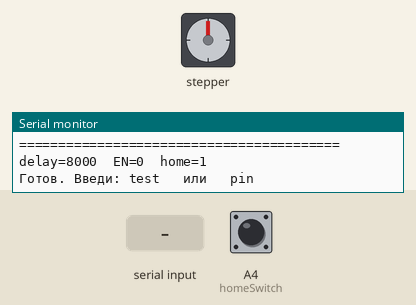
Bench run of a program on a simulated Arduino Uno, built with avr-gcc and run on an emulated ATmega328P. Shown: stepper motor, the last lines printed to the serial monitor. Wiring (inferred from the names in the program): stepper motor driver (200 steps per turn assumed): step A1; direction A2; enable A3. Inputs (shaded band) come from the test bench; at power-on: A4 (homeSwitch) HIGH.

Above: at 1.7 s.
1.8 s: "home\n" received over Serial
At 1.95 s:
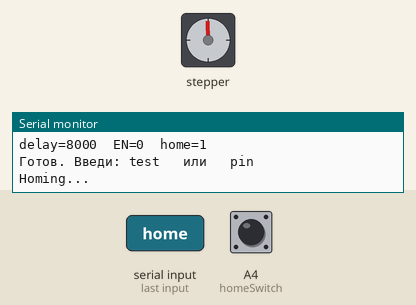
4.8 s: A4 (homeSwitch) pulled LOW for 0.15 s
At 4.8 s:
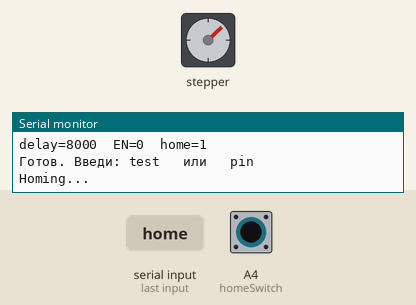
6.4 s: "test\n" received over Serial
At 6.86 s:
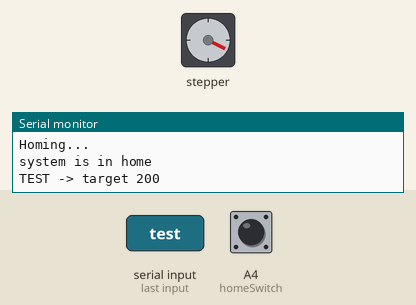
9.4 s: "pin\n" received over Serial
At 12.3 s:
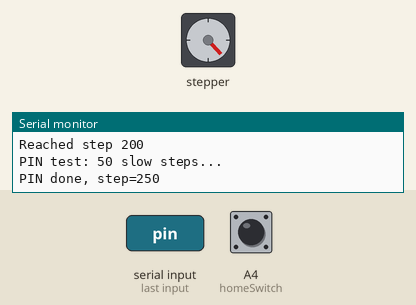
12.4 s: "90 45\n" received over Serial
At 14.2 s:
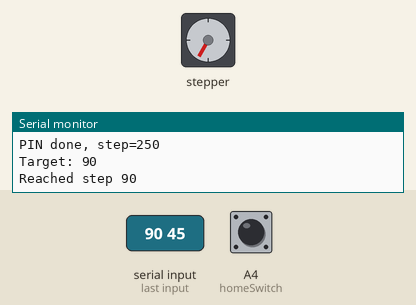
Timing chart, 0 to 15.7 s (numbered marks = the images above; inputs shaded):
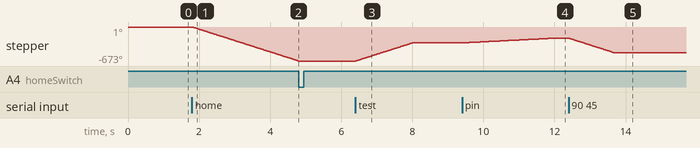

The program:

main.cpp
```cpp
/*
 * AutoRack — Firmware Rack (Arduino Uno) — ТЕСТ NEMA 17 / DRV8825
 * ==================================================================
 * ИСПРАВЛЕНИЕ "работает только первая команда":
 *   - увеличен RX-буфер Serial (256 байт вместо 64);
 *   - приём и печать РАЗНЕСЕНЫ: сначала вычитываем все байты,
 *     только потом разбираем строки и отвечаем;
 *   - handleCommand() НЕ печатает внутри цикла приёма.
 *
 * ДРАЙВЕР: DRV8825.
 *   - RST и SLP соединить вместе (или оба на 5В), иначе "спит".
 *   - Ток: I = Vref * 2 (Rsense=0.1). Для теста Vref 0.3..0.4 В.
 *   - EN = LOW (вкл). STEP ширина >= 1.9 мкс (здесь 3 мкс).
 *
 * РАСПИНОВКА (Uno):
 *   STEP -> A1 , DIR -> A2 , EN -> A3 (LOW = вкл)
 *   VDD  -> 5V , GND -> GND Uno + GND БП
 *   VMOT -> +12В + конденсатор 100..220 мкФ
 *   Endstop NO -> A4 , COM -> GND
 *
 * КОМАНДЫ (9600, LF):
 *   <число> | delay=<мкс> | test | pin | home | stop | hb=1
 * Монитор: pio device monitor -b 9600 --eol LF
 */

#include <Arduino.h>

// ВНИМАНИЕ: RX-буфер 256 байт задаётся в platformio.ini:
//   build_flags = -DSERIAL_RX_BUFFER_SIZE=256 -DSERIAL_TX_BUFFER_SIZE=256
// (в коде переопределять бесполезно — макрос уже зафиксирован в ядре).

// ================== ПИНЫ ==================
#define homeSwitch  A4
#define ena         A3      // LOW = вкл
#define stepPin     A1
#define dirPin      A2

// ================== СОСТОЯНИЕ ==================
long  steps       = 0;
long  steps2go    = 0;
boolean moving    = false;
boolean homing    = false;
boolean moveCw    = true;

unsigned int  currentDelay = 8000;   // мкс
unsigned long lastStepUs   = 0;
unsigned long lastHbMs     = 0;
boolean       hbOn         = false;

// "pin" выполняется в loop() (медленные шаги вне приёма Serial)
boolean       pinRunning   = false;
long          pinLeft      = 0;
unsigned long pinLastUs    = 0;

// ================== ШАГ ==================
void stepOnce() {
  digitalWrite(dirPin, moveCw ? HIGH : LOW);
  digitalWrite(stepPin, HIGH);
  delayMicroseconds(3);        // DRV8825: >= 1.9 мкс
  digitalWrite(stepPin, LOW);
}

// ================== РАЗБОР КОМАНДЫ (БЕЗ печати!) ==================
// Возвращает true, если нужно напечатать ответ — но печать делает loop().
enum CmdType { CMD_NONE, CMD_TARGET, CMD_DELAY, CMD_TEST, CMD_PIN,
               CMD_HOME, CMD_STOP, CMD_HB };
CmdType    lastCmdType = CMD_NONE;
long       lastCmdArg  = 0;

void parseCommand(char *cmd) {
  while (*cmd == ' ' || *cmd == '\t') cmd++;
  uint8_t n = strlen(cmd);
  while (n > 0 && (cmd[n - 1] == ' ' || cmd[n - 1] == '\t')) cmd[--n] = '\0';
  if (n == 0) return;

  if (strncmp(cmd, "delay=", 6) == 0) {
    long v = atol(cmd + 6);
    if (v < 20)    v = 20;
    if (v > 16000) v = 16000;
    currentDelay = (unsigned int)v;
    lastCmdType = CMD_DELAY;
    lastCmdArg  = currentDelay;
  } else if (strcmp(cmd, "home") == 0) {
    homing = true; moving = false;
    lastCmdType = CMD_HOME;
  } else if (strcmp(cmd, "stop") == 0) {
    homing = false; moving = false; steps2go = steps;
    lastCmdType = CMD_STOP;
  } else if (strcmp(cmd, "test") == 0) {
    homing = false; moving = true; steps2go = steps + 200;
    lastCmdType = CMD_TEST;
    lastCmdArg  = steps2go;
  } else if (strcmp(cmd, "pin") == 0) {
    homing = false; moving = false;
    pinRunning = true;          // запускаем медленные шаги в loop()
    pinLeft    = 50;
    moveCw     = true;
    pinLastUs  = micros();
    lastCmdType = CMD_PIN;
    lastCmdArg  = 50;
  } else if (strncmp(cmd, "hb=", 3) == 0) {
    hbOn = atoi(cmd + 3) != 0;
    lastCmdType = CMD_HB;
    lastCmdArg  = hbOn ? 1 : 0;
  } else {
    long target = atol(cmd);
    homing = false; moving = true; steps2go = target;
    lastCmdType = CMD_TARGET;
    lastCmdArg  = target;
  }
}

// ================== ПРИЁМ (только сборка строк) ==================
char    line[24];
uint8_t lineLen = 0;

// Читаем ВСЁ из RX, собираем завершённые строки в очередь и
// разбираем их. Печати здесь НЕТ -> символы не теряются.
void pollSerial() {
  while (Serial.available()) {
    char c = (char)Serial.read();
    if (c == '\r') continue;                 // конец строки — по '\n'
    if (c == '\n') {
      line[lineLen] = '\0';
      if (lineLen > 0) parseCommand(line);   // без печати
      lineLen = 0;
      continue;
    }
    if (lineLen < sizeof(line) - 1) line[lineLen++] = c;
    else lineLen = 0;                        // переполнение -> сброс
  }
}

// ================== SETUP ==================
void setup() {
  Serial.begin(9600);

  pinMode(ena, OUTPUT);
  pinMode(stepPin, OUTPUT);
  pinMode(dirPin, OUTPUT);
  pinMode(homeSwitch, INPUT_PULLUP);

  digitalWrite(ena, LOW);         // DRV8825: LOW = вкл
  digitalWrite(stepPin, LOW);
  digitalWrite(dirPin, HIGH);

  delay(200);                     // дать Serial стабилизироваться

  Serial.println();
  Serial.println(F("========================================="));
  Serial.println(F(" AutoRack — тест NEMA 17 / DRV8825 (Uno)"));
  Serial.println(F("-----------------------------------------"));
  Serial.println(F(" STEP=A1  DIR=A2  EN=A3  Endstop=A4"));
  Serial.println(F(" Команды: <число>|delay=|test|pin|home|stop|hb=1"));
  Serial.println(F(" !! DRV8825: соедини RST и SLP!"));
  Serial.println(F("========================================="));
  Serial.print(F("delay="));
  Serial.print(currentDelay);
  Serial.print(F("  EN="));
  Serial.print(digitalRead(ena));
  Serial.print(F("  home="));
  Serial.println(digitalRead(homeSwitch));
  Serial.println(F("Готов. Введи: test   или   pin"));
}

// ================== LOOP ==================
void loop() {
  unsigned long now = micros();

  // 1) СНАЧАЛА приём (без печати).
  pollSerial();

  // 2) Печать ответа на только что разобранную команду — ВНЕ приёма.
  if (lastCmdType != CMD_NONE) {
    switch (lastCmdType) {
      case CMD_TARGET:
        Serial.print(F("Target: ")); Serial.println(lastCmdArg); break;
      case CMD_DELAY:
        Serial.print(F("Delay: ")); Serial.println(lastCmdArg); break;
      case CMD_TEST:
        Serial.print(F("TEST -> target ")); Serial.println(lastCmdArg); break;
      case CMD_PIN:
        Serial.println(F("PIN test: 50 slow steps...")); break;
      case CMD_HOME:
        Serial.println(F("Homing...")); break;
      case CMD_STOP:
        Serial.println(F("Stopped.")); break;
      case CMD_HB:
        Serial.print(F("heartbeat ")); Serial.println(lastCmdArg ? F("ON") : F("OFF")); break;
      default: break;
    }
    lastCmdType = CMD_NONE;
  }

  // 3) Выполнение "pin" (медленные шаги) — здесь, вне приёма.
  if (pinRunning) {
    if (micros() - pinLastUs >= 50000UL) {   // 50 мс на шаг
      pinLastUs = micros();
      stepOnce();
      steps++;
      if (--pinLeft <= 0) {
        pinRunning = false;
        Serial.print(F("PIN done, step="));
      Serial.println(steps);
      }
    }
  }

  // 4) heartbeat
  if (hbOn && millis() - lastHbMs >= 2000) {
    lastHbMs = millis();
    Serial.print(F("alive EN="));
    Serial.print(digitalRead(ena));
    Serial.print(F(" home="));
    Serial.print(digitalRead(homeSwitch));
    Serial.print(F(" step="));
    Serial.println(steps);
  }

  // 5) homing
  if (homing) {
    if (digitalRead(homeSwitch) == HIGH) {
      if (now - lastStepUs >= (unsigned long)currentDelay) {
        lastStepUs = now;
        moveCw = false;
        stepOnce();
        steps--;
      }
    } else {
      homing = false; steps = 0; steps2go = 0;
      Serial.println(F("system is in home"));
    }
    return;
  }

  // 6) обычное движение
  if (moving) {
    if (steps != steps2go) {
      if (now - lastStepUs >= (unsigned long)currentDelay) {
        lastStepUs = now;
        moveCw = (steps2go > steps);
        stepOnce();
        steps += moveCw ? 1 : -1;
      }
    } else {
      moving = false;
      Serial.print(F("Reached step "));
      Serial.println(steps);
    }
  }
}
```

Measured:
- after the input at 1.8 s, stepper: keeps turning counter-clockwise at about 225°/s, starting at once
- after the input at 4.8 s, stepper: stops changing and stays -673°
- after the input at 6.4 s, stepper: turns 360° clockwise in 1.6 s, starting at once
- after the input at 9.4 s, stepper: turns 90° clockwise in 2.5 s, starting after 0.05 s
- after the input at 12.4 s, stepper: turns 288° counter-clockwise in 1.3 s, starting at once
